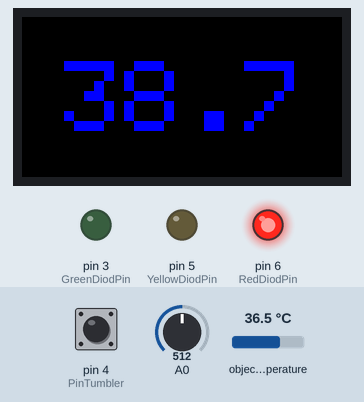
Simulated run of this program. Board: Arduino Nano, built with avr-gcc and run on an emulated ATmega328P. Parts: 160×80 colour display, output pins drawn as LEDs (lit = HIGH). The test bench sets the inputs (shaded band); at power-on: object temperature 36.5 °C, pin 4 (PinTumbler) HIGH, A0 = 512. Random numbers use the default seed unless the program sets one; the audio player accepts every command and is not drawn; what the program prints to the serial monitor is not drawn.

Above: at 1.3 s.
1.4 s: object temperature set to 38.6 °C
2.9 s: object temperature set to 39.3 °C
At 3.3 s:
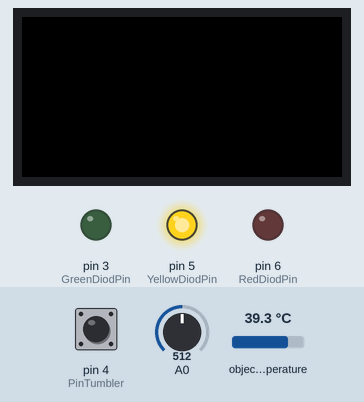
4.4 s: pin 4 (PinTumbler) pulled LOW for 0.15 s
At 4.54 s:
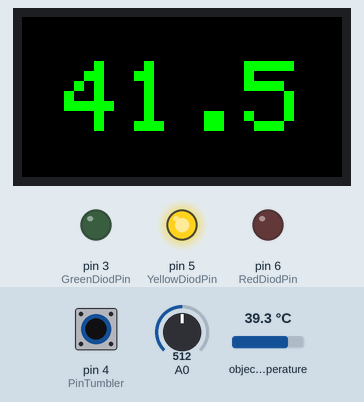
6.1 s: A0 set to 429
7.8 s: A0 set to 401
At 9.1 s:
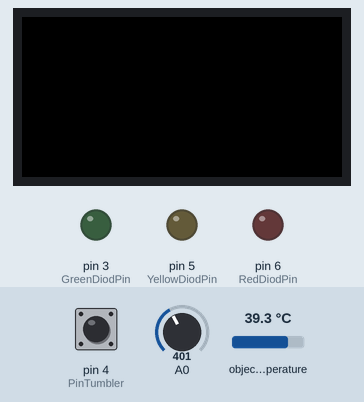
9.6 s: pin 4 (PinTumbler) pulled LOW for 1 s
At 10.8 s:
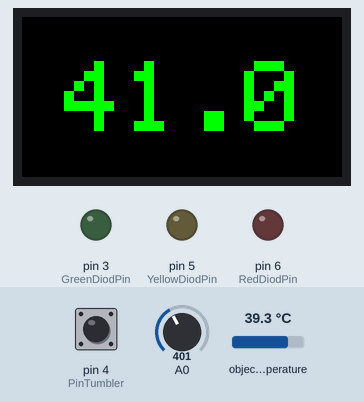
Timing chart, 0 to 12.6 s (numbered marks = the images above; inputs shaded):
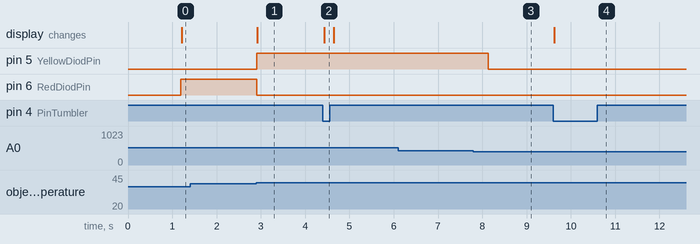

The program:

main.cpp
```cpp
// 10.12.2020 - 18.12.2020
// Романовский И С
// Чтение датчика MLX90614 BCC купленного в чип и дипе(Беларусь).

// Df Player
// mp3_play (1); // Температура в норме
// mp3_play (2); // Температура повышена
// mp3_play (3); // Ошибка

// To-do
// Cделать так чтобы не только звук от зелёного диода был, но и от красного и от жёлтого. +
// Добавить выход под наушнички +
// Допаять транзистор светодиоды +

// В данный момент мы подводим к горячей кружке = H Temp - красный; Отдаляем = 36.6 - зелёный; Приближаем = H Temp - красный; Отдаляем = _пустой дисплей_ - зелёный;
// А надо:  H Temp - красный; отдаляем до зелёного и нет никакого зелёного и надписей на экране
// И для этого нужно сделать: Из красного режима, переход в зелёный или жёлтый, только при попадании в зону [рука убрана]


#include <Arduino.h>
// Датчик
#include <Wire.h>
#include <Adafruit_MLX90614.h>
Adafruit_MLX90614 mlx = Adafruit_MLX90614();
//extern Adafruit_MLX90614 mlx;
float OldValueTemp; // Прошлое значение температуры чтобы слишком часто не обновлять экран
// Датчик

#include "Calman.h" // Тут лежат переменные для фильтра калмана

#include "Display.h"// Тут лежат пины к которым подключен дисплей и создан экземляр дисплея
Adafruit_ST7735 tft = Adafruit_ST7735(TFT_CS, TFT_DC, TFT_RST); // Тут создаём экземпляр класса чтобы избежать двойного обьявления

// Ввод режима и настройки
#define PinTumbler 4 // Пин к переключателю Рабочий режим - тест режим
float PotVal; // Потенциометр
// Ввод режима и настройки

// Cчитывание температуры
float RandGoodResult; // Переменная для Хорошей температуры (случайного числа)
unsigned long timingDelayBetweenTempCheck; // Переменная могает сделать задержку перед первым считыванием температуры
bool IsBeDelay=false; // Буль сигнализирует была ли в задержка в секунду+- посде появления руки
bool BeginOtchet; //Для того чтоб при поднесённой руке не сразу был замер. Актуально если температурник подносит руку
// Cчитывание температуры

#include "LightDiodes.h" // Cдесь хранятся пины к которым подключены светодиоды
#include "PotRead.h"
#include "CalibrDispPrint.h"
#include "CalibrPcPrint.h"
#include "GenerateGodRandTemp.h"

bool TubmblerDebugDispClean = false;

float BodyTemp = 0; // Температура тела (датчик + потенциометр)

bool RedActivate = false; // Если активирован красный уровень
bool YellowActivate = false; // Если активирован жёлтый уровень


// DF Player
#include <SoftwareSerial.h>
#include <DFPlayer_Mini_Mp3.h>
SoftwareSerial mySerial(9, 7); // RX, TX
// DF Player


//#define PodstavkaTemp // Раскомментировать для отладки . Замена датчика на ввод с клавиатуры
bool OneRazYellowDangerSay=false; // Чтоб только один раз воспроизвёлося звук ошибка
#ifdef PodstavkaTemp
String inputString = "";         // a String to hold incoming data
bool stringComplete = false;  // whether the string is complete
float InptuF=0;

void serialEvent() {
  while (Serial.available()) {
    // get the new byte:
    char inChar = (char)Serial.read();
    // add it to the inputString:
    inputString += inChar;
    // if the incoming character is a newline, set a flag so the main loop can
    // do something about it:
    if (inChar == '\n') {
      stringComplete = true;
    }
  }
 if (stringComplete) {
    Serial.println(inputString);

    if(inputString=="x\n"){
      Serial.print("BodyTemp:");Serial.println(BodyTemp);
      Serial.print("BeginOtchet:");Serial.println(BeginOtchet);
      Serial.print("IsBeDelay:");Serial.println(IsBeDelay);
      Serial.print("timingDelayBetweenTempCheck:");Serial.println(timingDelayBetweenTempCheck);
    }
    else{
      InptuF = inputString.toFloat();
      Serial.print("InptuF:");Serial.println(InptuF);
    }
    // clear the string:
    inputString = "";
    stringComplete = false;
  }

}
#endif

#define ComputerVersion

void setup() {

  Serial.begin(9600);

    // DF Player
  mySerial.begin (9600);
	mp3_set_serial (mySerial);	//set softwareSerial for DFPlayer-mini mp3 module
	mp3_set_volume (30);
  // DF Player
  /*
  delay(500);
  mp3_play (1);
  delay(500);
  */

  mlx.begin(); // Запуск чтения датчика

  pinMode(PinTumbler, INPUT_PULLUP); // Для выбора режима Отладка - Работа

  // Дисплей 0.96 st7735
  tft.initR(INITR_MINI160x80);  // Init ST7735S mini display
  tft.setRotation(3);
  tft.fillScreen(ST7735_BLACK);  // Fill screen with black
  tft.setTextWrap(false);
  tft.setFont();
  // Дисплей 0.96 st7735

  // Светодиоды
  pinMode(GreenDiodPin,OUTPUT);
  pinMode(YellowDiodPin,OUTPUT);
  pinMode(RedDiodPin,OUTPUT);
  // Светодиоды

   randomSeed(analogRead(A1));

}

void DrawDisplay(String abc){ // Отрисовочка дисплея
    if(abc == "clean"){ // Если пошла команда на очистку экрана
        // Очистить дисплей
        //Serial.println("clean");
        tft.setCursor(81 - 75, 67 - 45); // Set position (x,y)
        tft.setTextColor(ST7735_GREEN, ST7735_BLACK);  // Set color of text. First is the color of text and after is color of background
        tft.setTextSize(5);  // Set text size. Goes from 0 (the smallest) to 20 (very big)
        tft.println("      ");  // Print a text or value
        tft.fillRect(0, 90, 85, 54, ST7735_BLACK);  // Draw filled rectangle (x,y,width,height,color)
        tft.fillScreen(ST77XX_BLACK);
        // Очистить дисплей
    }
     else if(abc == "HighTemp"){
       //Serial.println("HighTemp");
        // tft.fillScreen(ST77XX_BLACK);


        //tft.setCursor(81 - 75, 67 - 43); // Set position (x,y)
         tft.setCursor(81 - 60, 67 - 45); // Set position (x,y)
        tft.setTextColor(ST7735_BLUE, ST7735_BLACK);  // Set color of text. First is the color of text and after is color of background
        //tft.setTextSize(4);  // Set text size. Goes from 0 (the smallest) to 20 (very big)
        tft.setTextSize(5);
        //tft.println("H temp");  // Print a text or
        //Serial.println(String(BodyTemp));Serial.println(" ");
        tft.println(String(BodyTemp,1));
        Serial.println(String(BodyTemp));Serial.println(" ");
    }
    else{ //36.5 - 36.7
          // Вывод на экран [Рабочий] режим
          tft.setCursor(81 - 60, 67 - 45); // Set position (x,y)
          tft.setTextColor(ST7735_GREEN, ST7735_BLACK);  // Set color of text. First is the color of text and after is color of background
          tft.setTextSize(5);  // Set text size. Goes from 0 (the smallest) to 20 (very big)
          tft.println(abc);  // Print a text or
          Serial.println(String(abc));Serial.println(" "); // Посыклка 36.5 36.6 36.7

          //Serial.println("Ataka");Serial.println(" ");//Serial.println(String(abc));Serial.println("Ataka");
          // Вывод на экран [Рабочий] режим
    }

}
int8_t OneRazRedRuka = 0; //  чтобы один раз картинку очистить и вывести что температура повышена
bool OneRazRuka = false; // Буль нужен чтобы при подносе здоровой руки один раз выбралось одно из загатовленных значений
void LogicTemp(){ // Блок принимает решение на основе считанной температуры
   // Блок принимает решение на основе считанной температуры [Если нет ошибки]

    //static int8_t OneRazRedRuka = 0; //  чтобы один раз картинку очистить и вывести что температура повышена

    if (  BodyTemp > 32 && BodyTemp < 37.5 ) { // Если поднесли руку и чел не горит от температуры
        if(RedActivate == false and YellowActivate == false){  // Если флаг красного сброшен
        digitalWrite(YellowDiodPin,LOW);// Погасить  жёлтую  лампу
        digitalWrite(RedDiodPin,LOW);   // Погасить  красную лампу

        digitalWrite(GreenDiodPin,HIGH);// Засветить зелёной лампой
        //  из красной зоны в зелёную Очистка Дисплея и Ламп
            if(OneRazRedRuka == 2) {
                DrawDisplay("clean"); // Очистить дисплей
                //digitalWrite(GreenDiodPin,HIGH); // Погасить зелёную лампу
                digitalWrite(RedDiodPin,LOW);   // Погасить красную лампу
                OneRazRedRuka = 0; // Перезаряд
            }
        //  из красной зоны в зелёную Очистка Дисплея и Ламп

        if (OneRazRuka == false) { // Выбрать одно из 3х случайных значений 36.6 36.7 36.8 ОДИН раз

          // Собрать и напечатать на дисплей хорошую температуру
          GenerateGodRandTemp(); // Cоздаём случайное число

          char string[10];  // Create a character array of 10 characters
          dtostrf( RandGoodResult, 3, 1, string); //// Convert float to a string: (<variable>,<amount of digits we are going to use>,<amount of decimal digits>,<string name>)

          DrawDisplay(string); // Вывод 36.5 -36.7  // Вывод на экран [Рабочий] режим
          // Собрать и напечатать на дисплей хорошую температуру

          mp3_play (1);

          OneRazRuka = true;
      }
        } // Если флаг красного сброшен

    }
    if ( BodyTemp >= 37.6 && BodyTemp < 40.6 ) { // Если чел сгорает от температуры
        // Засветить красной лампой
      if(YellowActivate == false){ // Если жёлтый флаг опущен
          digitalWrite(RedDiodPin,HIGH); // Зажечь красный диод
          digitalWrite(GreenDiodPin,LOW);// Засветить зелёной лампой

        // Один раз очистить дисплей
        if (OneRazRedRuka == 0) {
            DrawDisplay("clean"); // Очистить дисплей
            OneRazRedRuka = 1;
        }
        // Один раз очистить дисплей

        // Вывести на дисплей инфу = повышена температура
            if (OneRazRedRuka == 1) {
                //Serial.println("Red Temp"); // Debug
                DrawDisplay("HighTemp"); // Вывести на дисплей H Temp
                mp3_play (2); // Воспроизвести "Температура повышена"
                //delay(1500);
                OneRazRedRuka = 2;
            }
        // Вывести на дисплей инфу = повышена температура
        RedActivate = true; // Поднять флаг что вход в красную зону выполнен

      // Отправить команду на PC о выводе повышенной температуры

      } // Если жёлтый флаг опущен
    }


    // Блок принимает решение на основе считанной температуры [Если нет ошибки]
}

void loop() {

  PotRead(); // Чтение потенциометра и перевод в удобные 0.1 для калибровки
  #ifdef PodstavkaTemp
  BodyTemp = InptuF;
  #else
  BodyTemp = ( filter(mlx.readObjectTempC() + PotVal) );
  #endif

  if (digitalRead(PinTumbler) == LOW) { // Если тумблер в положении калибровка
      CalibrDispPrint(); // Вывод на дисплей калибровочных данных (Исходн знач температуры + калибр значение с потенциометра)
      CalibrPcPrint(); // Печать температуры постоянно на PC
      delay(100);
  }
  else { // Если тумблер в положении Рабочий режим

    //Если ошибка
    TubmblerDebugDispClean = false; // Перезаряд очистки экрана при щёлкании тумблером и переходе в дебаг

    if ( ( BodyTemp > -9999 && BodyTemp < 10 ) || (BodyTemp>41  && BodyTemp <9999 ) ) {
        digitalWrite(YellowDiodPin,HIGH);  // Засветить жёлтой лампой
        digitalWrite(GreenDiodPin,LOW);// Погасить зелёную лампой
        digitalWrite(RedDiodPin,LOW);  // Погасить красную лампой
        DrawDisplay("clean"); // Очистить дисплей

        YellowActivate = true; // Подняли жёлтый флаг

        OneRazRedRuka = 0; // Чтобы после жёлтого ошибки на экран при красном могла вывестись надпись h temp
        if(OneRazYellowDangerSay == false){
            mp3_play (3); // Воспроизвести "Ошибка"
            Serial.println(String(BodyTemp));Serial.println(" ");
            //delay(1900);
            OneRazYellowDangerSay = true;
        }
          //Serial.println(" mistake");
          //Serial.println(BodyTemp);
    }
    //Если ошибка

    // А если нет ошибки
      else{
          //Serial.println("no mistake");
          digitalWrite(YellowDiodPin,LOW);
          OneRazYellowDangerSay = false; // Перезарядка один раз Воспроизезвести "Ошибка"
          // Старт точка отсчёта
          if(BeginOtchet == false){ //Если не было начало отсчёта
            timingDelayBetweenTempCheck = millis(); // Присвоить текущее время
            BeginOtchet = true; // Был конец отсчёта
          }
          // Старт точка отсчёта

          // Если температура измеряемая датчиком говорит что рука поднесена, надо выждать секунду, а затем принимать решение что делать, если это не ситуация когда у нас ошибка
          if(IsBeDelay == false && BodyTemp > 32 ){ // Если задержки ещё небыло и рука была поднесена
              //!Serial.println (F("I sees hand"));
              if (millis() - timingDelayBetweenTempCheck > 1000){ // Вместо 10000 подставьте нужное вам значение паузы
                 // delay(2500);
                  //timingDelayBetweenTempCheck = millis();
                  //Serial.println (F("1.0 seconds Delay afther Ruka"));
                  IsBeDelay = true; // Подняли флаг что была задержка
              }
          }
          // Если температура измеряемая датчиком говорит что рука поднесена, надо выждать секунду, а затем принимать решение что делать, если это не ситуация когда у нас ошибка
          if(IsBeDelay == true){ // Если была задержка в одну секунду после начала поднесения руки
              LogicTemp(); // Блок принимает решение на основе считанной температуры
          }
          if ( BodyTemp >= 10 && BodyTemp <= 32 ) { //Если убрали руку
             // Serial.println("No hand"); // Debug
              digitalWrite(GreenDiodPin,LOW);// Погасить зелёную лампой
              digitalWrite(RedDiodPin,LOW);  // Погасить красную лампой

              OneRazRuka = false;
              OneRazRedRuka = 0;

              IsBeDelay = false; // Перезарядить начало задержки первоначального считывания при убранной руке
              BeginOtchet = false; // Разрешить заново присвоить точку отсчёта [Ждать секунду если поднесли руку]

              DrawDisplay("clean"); // Очистить дисплей
              /*
              // Один раз
              if(OneRazStartZamer == false){
                  IsBeDelay = false; //N Перезарядить начало задержки первоначального считывания при убранной руке
                  BeginOtchet = false; //N Разрешить заново присвоить точку отсчёта [Ждать секунду если поднесли руку]
                  OneRazStartZamer = true;
              }
              // Один раз
              */
             RedActivate = false; // Сбросили Красный флаг. Теперь получится зелёному загорется
             YellowActivate = false;
        }
      }
    // А если нет ошибки

  } // Если тумблер в положении Рабочий режим
 // */
}
```

CalibrDispPrint.h
```cpp
#pragma once

extern float OldValueTemp;
extern float PotVal;
 extern bool TubmblerDebugDispClean;
void CalibrDispPrint();
```

CalibrPcPrint.h
```cpp
#pragma once
extern float PotVal;
void CalibrPcPrint();
```

Calman.h
```cpp
#pragma once


float filter(float val);
```

Display.h
```cpp
#pragma once
// Дисплей 0.96 st7735
#include <Adafruit_GFX.h>    // Core graphics library
#include <Adafruit_ST7735.h> // Hardware-specific library for ST7735
//#include <Adafruit_ST7789.h> // Hardware-specific library for ST7789
#include <SPI.h>

#define TFT_CS        10
#define TFT_RST        9 // Or set to -1 and connect to Arduino RESET pin
#define TFT_DC         8


extern Adafruit_ST7735 tft;// = Adafruit_ST7735(TFT_CS, TFT_DC, TFT_RST);
//int Variable1;  // Create a variable to have something dynamic to show on the display

// Дисплей 0.96 st7735
```

GenerateGodRandTemp.h
```cpp
#pragma once
extern float RandGoodResult;
void GenerateGodRandTemp();
```

LightDiodes.h
```cpp
#pragma once
// Светодиоды
#define GreenDiodPin 3
#define YellowDiodPin 5
#define RedDiodPin 6
// Светодиоды
```

PotRead.h
```cpp
#pragma once
extern  float PotVal; //Значение потенциометра будет уже нужно для подстройки температуры к реальности
void PotRead();
```

CalibrDispPrint.cpp
```cpp
#include <Arduino.h>

#include "CalibrDispPrint.h"

#include "Display.h"
#include "Calman.h"
#include <Adafruit_ST7735.h> // Hardware-specific library for ST7735

#include <Adafruit_MLX90614.h>

extern Adafruit_MLX90614 mlx;

void CalibrDispPrint() {          // Вывод на дисплей калибровочных данных (Исходн знач температуры + калибр значение с потенциометра)
if(TubmblerDebugDispClean == false){ // Разок очистить дисплей
  tft.fillScreen(ST77XX_BLACK);
  TubmblerDebugDispClean = true;
}
  // Если значение обновилось - разрешить вывод на экран [Калибр] режим
  if (OldValueTemp !=  filter(mlx.readObjectTempC() + PotVal)   ) {

    // Вывод на экран [Калибр] режим
    char string[10];  // Create a character array of 10 characters
    // Convert float to a string:
    dtostrf( filter(mlx.readObjectTempC() + PotVal), 3, 1, string); // (<variable>,<amount of digits we are going to use>,<amount of decimal digits>,<string name>)

    tft.setCursor(81 - 60, 67 - 45); // Set position (x,y)
    tft.setTextColor(ST7735_GREEN, ST7735_BLACK);  // Set color of text. First is the color of text and after is color of background
    tft.setTextSize(5);  // Set text size. Goes from 0 (the smallest) to 20 (very big)
    tft.println(string);  // Print a text or value

    tft.fillRect(0, 90, 55, 34, ST7735_BLACK);  // Draw filled rectangle (x,y,width,height,color)

    // Вывод на экран [Калибр] режим
  }

  OldValueTemp =  filter(mlx.readObjectTempC() + PotVal) ; // Ложим значение текущее в старое
  // Если значение обновилось - разрешить вывод на экран [Калибр] режим
}
```

CalibrPcPrint.cpp
```cpp
#include <Arduino.h>
#include "CalibrPcPrint.h"
#include "Calman.h"
#include <Adafruit_MLX90614.h>

extern Adafruit_MLX90614 mlx;
void CalibrPcPrint() { //Вывод на дисплей калибровочных данных (Исходн знач температуры + калибр значение с потенциометра)
  // Чтение данных с датчика. Прибавка к ним калибр знач. .Отправка на пк температуры [Калибр] режим
   Serial.print("D");Serial.print(   filter(mlx.readObjectTempC() + PotVal)   ); Serial.print(" "); Serial.println();
  // Чтение данных с датчика. Прибавка к ним калибр знач. .Отправка на пк температуры [Калибр] режим
}
```

Calman.cpp
```cpp
#include "Calman.h"

// переменные для калмана (Температура конечная)
float varVolt = 0.25;  // среднее отклонение (ищем в excel)
float varProcess = 0.005; // скорость реакции на изменение (подбирается вручную)
float Pc = 0.0;
float G = 0.0;
float P = 1.0;
float Xp = 0.0;
float Zp = 0.0;
float Xe = 0.0;
// переменные для калмана(Температура конечная)

float filter(float val) {  //функция фильтрации
  Pc = P + varProcess;
  G = Pc / (Pc + varVolt);
  P = (1 - G) * Pc;
  Xp = Xe;
  Zp = Xp;
  Xe = G * (val - Zp) + Xp; // "фильтрованное" значение
  return (Xe);
}
```

Source omitted: GenerateGodRandTemp.cpp (596 bytes), PotRead.cpp (382 bytes)

Measured:
- the behaviour switches between 38.8 and 38.9 °C on object temperature (found by bisection; images 0 and 1)
- the behaviour switches between 419 and 418 on A0 (found by bisection; images 2 and 3)
- after the input at 1.4 s, every drawn part: stays the same
- after the input at 2.9 s, pin 5 (YellowDiodPin): LOW → HIGH at once; pin 6 (RedDiodPin): HIGH → LOW at once; the display: changes at once (image 1)
- after the input at 4.4 s, the display: changes at once (image 2)
- after the input at 6.1 s, every drawn part: stays the same
- after the input at 7.8 s, pin 5 (YellowDiodPin): HIGH → LOW after 0.34 s
- after the input at 9.6 s, the display: changes at once (image 4)
